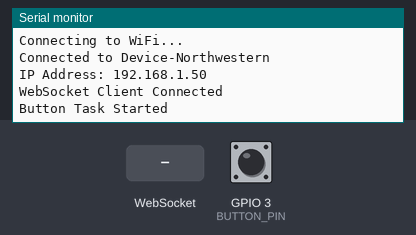
Bench run of a program on a simulated ESP32-C3. Parts: the last lines printed to the serial monitor. The inputs (shaded band) are chosen by the test bench; at power-on: GPIO 3 (BUTTON_PIN) HIGH. WiFi joins after 1.5 s; servers stay silent unless stated.

Above: at 3.2 s.
3.3 s: WebSocket text "solid" received
At 4.1 s:
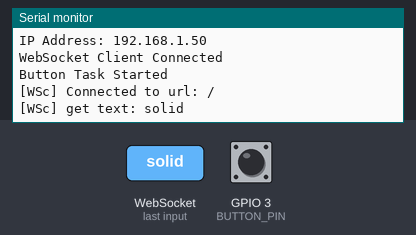
4.8 s: WebSocket text "1" received
At 5.5 s:
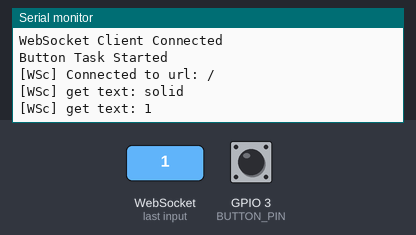

The program:

main.cpp
```cpp
#include <Arduino.h>
#include "myClient.h"
#include "remote.h"


void setup() {
  Serial.begin(115200);
  connect_websocket();
  init_remote();

}

void loop() {

  // do nothing as all the work is done in tasks
  delay(100);

}
```

myClient.cpp
```cpp
#include <myClient.h>


//Function Declarations
void connect_wifi();
void webSocketEvent(WStype_t type, uint8_t *payload, size_t length);
void client_loop_task(void *pvParameters);
void update_state(uint8_t *payload);


// Global Variables
WebSocketsClient webSocket;
// state
JsonDocument state;

/**
 * @brief Connects to the websocket
 *
 */
void connect_websocket()
{
    connect_wifi();

    // Create a WebSocket object
    // server address, port and URL
    webSocket.begin("10.106.6.244", 81, "/");

    // event handler
    webSocket.onEvent(webSocketEvent);

    Serial.println("WebSocket Client Connected");

    // start freertos task to handle websocket events
    // Start task to handle server loops
    xTaskCreatePinnedToCore(
        client_loop_task,             // Function to implement the task
        "client_loops",               // Name of the task
        8192,                         // Stack size in words
        NULL,                         // Task input parameter
        3,                            // Priority of the task
        NULL,                         // Task handle.
        CONFIG_ARDUINO_RUNNING_CORE); // Core where the task should run

}


/**
 * @brief Connects to wifi
 *
 */
void connect_wifi()
{
    // print mac address
    Serial.print("MAC Address: ");
    Serial.println(WiFi.macAddress());

    // connect to Wi-Fi
#ifdef PASSWORD
    WiFi.begin(SSID, PASSWORD);
#endif
#ifndef PASSWORD
    WiFi.begin(SSID);
#endif

    while (WiFi.status() != WL_CONNECTED)
    {
        delay(1000);
        Serial.println("Connecting to WiFi...");
    }
    Serial.println("Connected to " + String(SSID));
    Serial.print("IP Address: ");
    Serial.println(WiFi.localIP());
} // end connect_wifi

/**
 * @brief Connects to the websocket
 *
 */
void webSocketEvent(WStype_t type, uint8_t *payload, size_t length)
{
    switch (type)
    {
    case WStype_DISCONNECTED:
        Serial.printf("[WSc] Disconnected!\n");
        break;
    case WStype_CONNECTED:
        Serial.printf("[WSc] Connected to url: %s\n", payload);
        break;
    case WStype_TEXT:
        Serial.printf("[WSc] get text: %s\n", payload);
        update_state(payload);
        break;
    case WStype_BIN:
        Serial.printf("[WSc] get binary length: %u\n", length);
        break;
    }
} // end webSocketEvent

/**
 * @brief Task to handle websocket events
 *
 * @param pvParameters
 */
void client_loop_task(void *pvParameters)
{
    while(1)
    {
        webSocket.loop();
        delay(50);
    }
} // end client_loop_task


/**
 * @brief Updates the state of the device
 *
 * @param payload
 */
void update_state(uint8_t *payload)
{
    // Parse the JSON object
    JsonDocument doc;
    deserializeJson(doc, payload);

    // copy the new state into the global state
    state = doc;

} // end update_state


/**
 * @brief Sends the state of the device to the server
 *
 */
void send_state()
{
    // Serialize the JSON object
    String output;
    serializeJson(state, output);

    // Send the state to the server
    webSocket.sendTXT(output);
} // end send_state
```

myClient.h
```cpp
#include <Arduino.h> // Arduino Core for ESP32
#include <WiFi.h> // WiFi Library for ESP32
#include <WebServer.h> // WebServer Library for ESP32
#include <WebSocketsClient.h> // WebSocket Client Library for WebSocket
#include <ArduinoJson.h> // Arduino JSON Library


#define SSID "Device-Northwestern" // WiFi SSID
#define SERVER_IP "10.106.6.244" // Server IP Address

// Create a WebSocket object
extern WebSocketsClient webSocket;
extern JsonDocument state;

//function prototypes
void connect_websocket();
void send_state();
```

remote.cpp
```cpp
#include "remote.h"
#include "myClient.h"

// Function Declarations
void init_remote();
void button_isr();
void button_task(void *pvParameters);

// Global Variables

// Task Handle
TaskHandle_t button_task_handle = NULL;

// Function Definitions

/**
 * @brief Initializes the remote with an interupt for a button press and freertos task to handle the button press
 *
 */
void init_remote()
{
    // Set up the button
    pinMode(BUTTON_PIN, INPUT_PULLUP);
    attachInterrupt(digitalPinToInterrupt(BUTTON_PIN), button_isr, FALLING);

    // Start task to handle button press
    xTaskCreatePinnedToCore(
        button_task,                  // Function to implement the task
        "button_task",                // Name of the task
        8192,                         // Stack size in words
        NULL,                         // Task input parameter
        3,                            // Priority of the task
        &button_task_handle,          // Task handle.
        CONFIG_ARDUINO_RUNNING_CORE); // Core where the task should run
}

/**
 * @brief ISR for button press
 *
 */
void IRAM_ATTR button_isr()
{
    // Notify the button task
    xTaskNotifyFromISR(button_task_handle, CEILING_TOGGLE, eSetValueWithOverwrite, NULL);
}

/**
 * @brief Task to handle the toggle ceiling button press
 *
 */
void button_task(void *pvParameters)
{
    Serial.println("Button Task Started");

    for (;;)
    {
        // Wait for the button press notification
        uint32_t notification = ulTaskNotifyTake(pdTRUE, portMAX_DELAY);
        Serial.println("Button Pressed");

        switch (notification)
        {
        case CEILING_TOGGLE:
            // Toggle the ceiling light
            if (state["ceiling"]["mode"] == "solid")
            {
                state["ceiling"]["mode"] = "off";
            }
            else
            {
                state["ceiling"]["mode"] = "solid";
            }
            break;
        }

        send_state(); // Send the new state to the server
        delay(50); // Debounce

    }
}
```

remote.h
```cpp
#include <Arduino.h>
#include "myClient.h"


//DEFINES
#define BUTTON_PIN 3 // Button Pin


//ENUMS
enum Buttons {
    CEILING_TOGGLE,
    DESK_TOGGLE
};

//Function Declarations

void init_remote();
```

Measured:
- after the input at 3.3 s, the serial monitor: prints a new line at once (image 1)
- after the input at 4.8 s, the serial monitor: prints a new line at once (image 2)
